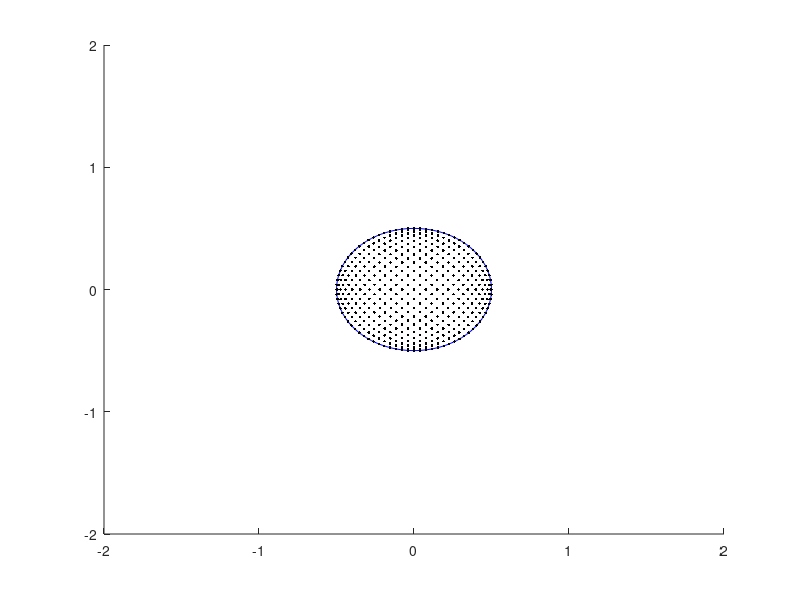

MATLAB code for this plot: (Note: this script raises an error after producing the figure.)

clc
clear all
close all

% Assume that the points are written to a file in a round like order ...
% like -> lastPoint_boundary_i = firstPoint_boundary_i+1

fileHandle = fopen( 'geometry_2_3.txt', 'r' );

% Read four boundaries
for q = 1 : 4

    boundaries( q ).xx = [];
    boundaries( q ).yy = [];
    
    while ( true )
        
        tline = fgetl( fileHandle );
        if strcmp( tline, '---' )
            % go to next boundary
            break
        end
        
        if ischar( tline )
            xy = str2num( tline );
            boundaries( q ).xx( end + 1 ) = xy( 1 );
            boundaries( q ).yy( end + 1 ) = xy( 2 );
        end
        
    end
    
end

% complete end points ( last_i = first_i+1 )
for q = 1 : 4
    b_size = size( boundaries( q ).xx );
    len_i = b_size( 2 );
    
%     boundaries( q ).xx( 1, end + 1 ) = ...
%         boundaries( rem( q , 4 ) + 1 ).xx( 1, 1 );
%     
%     boundaries( q ).yy( 1, end + 1 ) = ...
%         boundaries( rem( q , 4 ) + 1 ).yy( 1, 1 );
    
    boundaries( q ).size = len_i;
end

% correct the direction of the boundaries 
% left must go from bottom to top
% top must go from left to right
boundaries( 1 ).xx = flip( boundaries( 1 ).xx );
boundaries( 1 ).yy = flip( boundaries( 1 ).yy );

boundaries( 4 ).xx = flip( boundaries( 4 ).xx );
boundaries( 4 ).yy = flip( boundaries( 4 ).yy );

disp( boundaries );


% define each boundary using piecewise segments
for q = 1 : 4
    boundaries( q ).x_geo = [];
    boundaries( q ).y_geo = [];
    
    % calculate udir and len
    for i = 1 : ( boundaries( q ).size - 1 )
        x_p0 = boundaries( q ).xx( i );
        x_p1 = boundaries( q ).xx( i + 1 );
        y_p0 = boundaries( q ).yy( i );
        y_p1 = boundaries( q ).yy( i + 1 );
        
        dx = x_p1 - x_p0; dy = y_p1 - y_p0;
        len = sqrt( dx^2 + dy^2 );
        
        ux = dx / len; uy = dy / len;
        l_geo_x = [x_p0, ux, len];
        l_geo_y = [y_p0, uy, len];
        
        boundaries( q ).x_geo( end + 1, : ) = l_geo_x;
        boundaries( q ).y_geo( end + 1, : ) = l_geo_y;
    end
end

% define grid dimensions ( xi=e, eta=n )
Ne = 20;
Nn = 20;

de = 1 / Ne;
dn = 1 / Nn;

ee = linspace( 0, 1, Ne + 1 );
nn = linspace( 0, 1, Nn + 1 );

xx_g = zeros( Nn + 1, Ne + 1 );
yy_g = zeros( Nn + 1, Ne + 1 );

for i = 1 : ( Nn + 1 )
    
   for j = 1 : ( Ne + 1 )
      
       e = ee( j );
       n = nn( i );
       
       indxs_e = zeros( 1, 4 );
       indxs_n = zeros( 1, 4 );
       
       % calculate the index of which segment to use for each boundary
       for s = 1 : 4
           n_segments = boundaries( s ).size - 1;
           b_d = 1 / n_segments;
           
           indxs_e( s ) = floor( e / b_d ) + 1;
           if indxs_e( s ) > n_segments
               indxs_e( s ) = n_segments;
           end
           
           indxs_n( s ) = floor( n / b_d ) + 1;
           if indxs_n( s ) > n_segments
               indxs_n( s ) = n_segments;
           end
       end
      
       xl = 0; yl = 0;
       xr = 0; yr = 0;
       xb = 0; yb = 0;
       xt = 0; yt = 0;
       
       xb_0 = boundaries( 2 ).xx( 1 ); yb_0 = boundaries( 2 ).yy( 1 );
       xb_1 = boundaries( 2 ).xx( end ); yb_1 = boundaries( 2 ).yy( end );
       
       xt_0 = boundaries( 4 ).xx( 1 ); yt_0 = boundaries( 4 ).yy( 1 );
       xt_1 = boundaries( 4 ).xx( end ); yt_1 = boundaries( 4 ).yy( end );
       
       % calculate xl, xr, xb and xt using the appropiate boundaries
       for s = 1 : 4
           
           n_segments = boundaries( s ).size - 1;
           b_d = 1 / n_segments;
           
           switch s
               
               case 1
                   seg_params_x = boundaries( s ).x_geo( indxs_n( s ), : );
                   seg_params_y = boundaries( s ).y_geo( indxs_n( s ), : );
                   
                   x_p0 = seg_params_x( 1 ); y_p0 = seg_params_y( 1 );
                   udx = seg_params_x( 2 ); udy = seg_params_y( 2 );
                   lenx = seg_params_x( 3 ); leny = seg_params_y( 3 );
                   
                   xl = x_p0 + ( n - ( indxs_n( s ) - 1 ) * b_d ) * n_segments * udx * lenx;
                   yl = y_p0 + ( n - ( indxs_n( s ) - 1 ) * b_d ) * n_segments * udy * leny;
                   
               case 2
                   seg_params_x = boundaries( s ).x_geo( indxs_e( s ), : );
                   seg_params_y = boundaries( s ).y_geo( indxs_e( s ), : );
                   
                   x_p0 = seg_params_x( 1 ); y_p0 = seg_params_y( 1 );
                   udx = seg_params_x( 2 ); udy = seg_params_y( 2 );
                   lenx = seg_params_x( 3 ); leny = seg_params_y( 3 );
                   
                   xb = x_p0 + ( e - ( indxs_e( s ) - 1 ) * b_d ) * n_segments * udx * lenx;
                   yb = y_p0 + ( e - ( indxs_e( s ) - 1 ) * b_d ) * n_segments * udy * leny;
                   
               case 3
                   seg_params_x = boundaries( s ).x_geo( indxs_n( s ), : );
                   seg_params_y = boundaries( s ).y_geo( indxs_n( s ), : );
                   
                   x_p0 = seg_params_x( 1 ); y_p0 = seg_params_y( 1 );
                   udx = seg_params_x( 2 ); udy = seg_params_y( 2 );
                   lenx = seg_params_x( 3 ); leny = seg_params_y( 3 );
                   
                   xr = x_p0 + ( n - ( indxs_n( s ) - 1 ) * b_d ) * n_segments * udx * lenx;
                   yr = y_p0 + ( n - ( indxs_n( s ) - 1 ) * b_d ) * n_segments * udy * leny;
                   
               case 4
                   seg_params_x = boundaries( s ).x_geo( indxs_e( s ), : );
                   seg_params_y = boundaries( s ).y_geo( indxs_e( s ), : );
                   
                   x_p0 = seg_params_x( 1 ); y_p0 = seg_params_y( 1 );
                   udx = seg_params_x( 2 ); udy = seg_params_y( 2 );
                   lenx = seg_params_x( 3 ); leny = seg_params_y( 3 );
                   
                   xt = x_p0 + ( e - ( indxs_e( s ) - 1 ) * b_d ) * n_segments * udx * lenx;
                   yt = y_p0 + ( e - ( indxs_e( s ) - 1 ) * b_d ) * n_segments * udy * leny;
           end
           
       end
       
       x = ( 1 - e ) * xl + ( e ) * xr + ( 1 - n ) * xb + ( n ) * xt - ...
           ( 1 - n ) * ( 1 - e ) * xb_0 - ( 1 - e ) * n * xt_0 - ...
           ( 1 - n ) * e * xb_1 - n * e * xt_1;

       y = ( 1 - e ) * yl + ( e ) * yr + ( 1 - n ) * yb + ( n ) * yt - ...
           ( 1 - n ) * ( 1 - e ) * yb_0 - ( 1 - e ) * n * yt_0 - ...
           ( 1 - n ) * e * yb_1 - n * e * yt_1;
       
       xx_g( i, j ) = x; yy_g( i, j ) = y;
       
   end
    
end

figure(1)
axis( [-2,2,-2,2] )
hold on

for s = 1 : 4
    plot( boundaries( s ).xx, boundaries( s ).yy, 'b' )
end

for i = 1 : size( xx_g, 1 )
   
    for j = 1 : size( xx_g, 2 )
       
        plot( xx_g( i, j ) , yy_g( i, j ), 'k.' )
        
    end
    
end

plotGrid( xx_g, yy_g ) 

function plotGrid( xg, yg )

    for i = 1 : size( xg, 1 ) 
       
        for j = 1 : size( xg, 2 )
           
            if i > 1
                plot( [ xg( i - 1, j ), xg( i, j ) ], ...
                      [ yg( i - 1, j ), yg( i, j ) ], 'k' );
            end
            if j > 1
                plot( [ xg( i, j - 1 ), xg( i, j ) ], ...
                      [ yg( i, j - 1 ), yg( i, j ) ], 'k' );
            end
            
            if i < size( xg, 1 )
                plot( [ xg( i + 1, j ), xg( i, j ) ], ...
                      [ yg( i + 1, j ), yg( i, j ) ], 'k' );
            end
            if j < size( xg, 2 )
                plot( [ xg( i, j + 1 ), xg( i, j ) ], ...
                      [ yg( i, j + 1 ), yg( i, j ) ], 'k' );
            end
            
        end
        
    end

end
